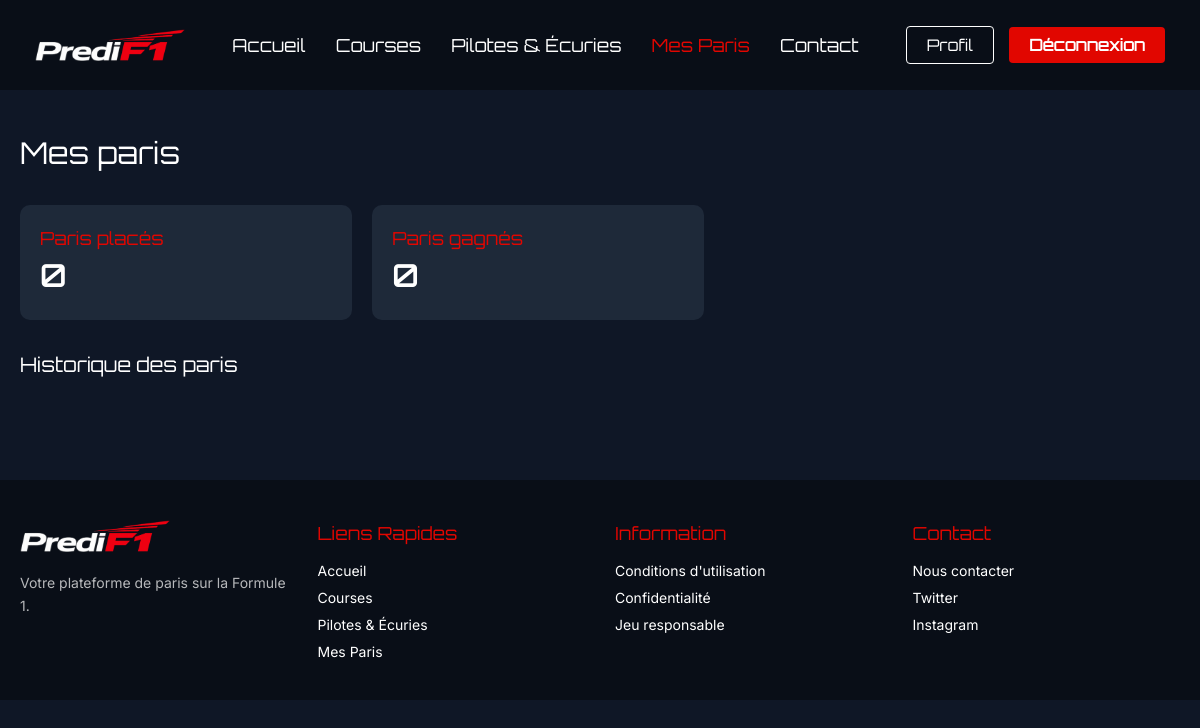
Page /?action=historique-paris (signed in) on the earlier database version.
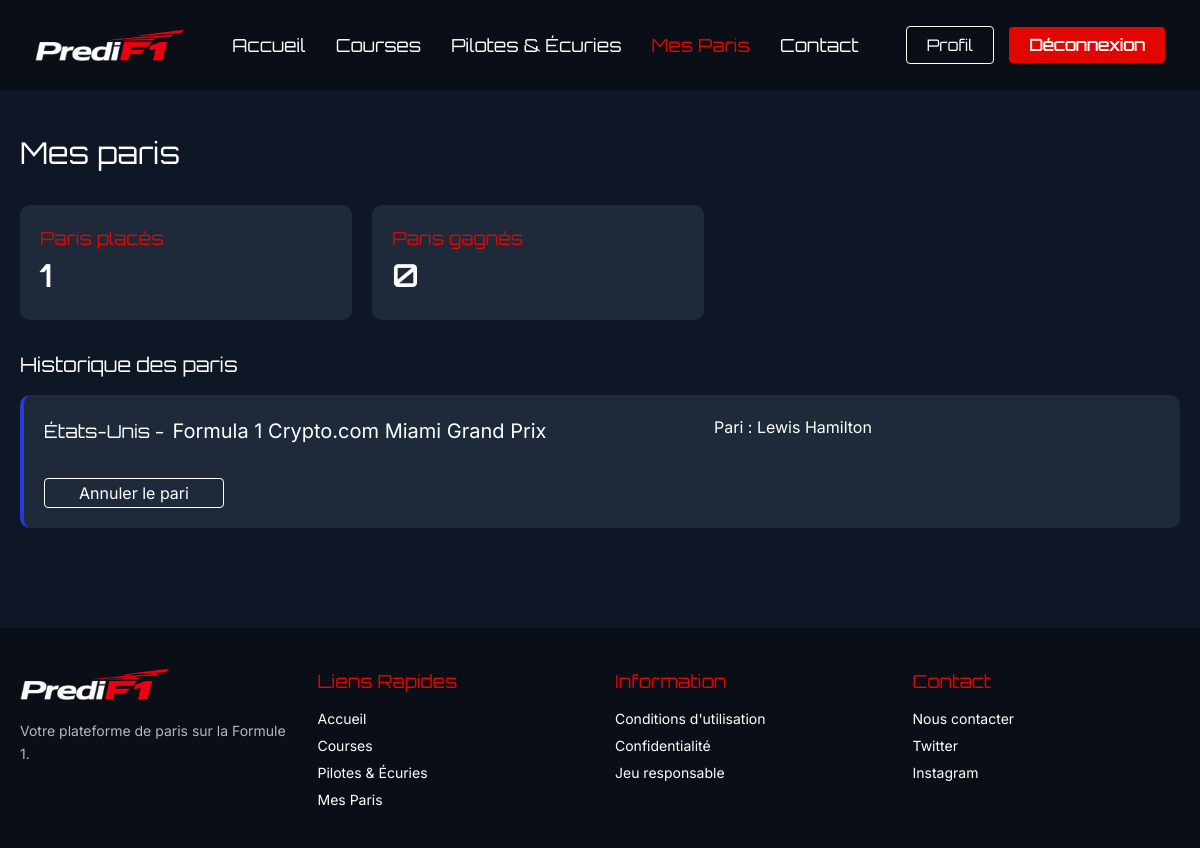
Same page on the later database version.
### tables this page shows
CREATE TABLE `BET` (
  `id` int(11) NOT NULL,
  `date_` datetime DEFAULT NULL,
  `idDriver` int(11) NOT NULL,
  `idRace` int(11) NOT NULL,
  `idUser` int(11) NOT NULL
);

CREATE TABLE `RACE` (
  `id` int(11) NOT NULL,
  `name` varchar(100) DEFAULT NULL,
  `country` varchar(100) DEFAULT NULL,
  `circuitKey_api` int(11) NOT NULL,
  `idWinner` int(11) DEFAULT NULL,
  `gpStart` date DEFAULT NULL,
  `gpEnd` date DEFAULT NULL,
  `raceStart` datetime DEFAULT NULL,
  `picture` varchar(255) DEFAULT NULL,
  `status` varchar(20) DEFAULT 'scheduled'
);

CREATE TABLE `DRIVER` (
  `id` int(11) NOT NULL,
  `name` varchar(100) NOT NULL,
  `firstName` varchar(100) DEFAULT NULL,
  `number_api` int(11) NOT NULL,
  `picture` varchar(255) DEFAULT NULL,
  `idTeam` int(11) NOT NULL
);

### app/controller/UserController.php (called while the page is built, shortened)
<?php
class UserController extends Controller {
    private $betModel;
    public function __construct() {
        $this->betModel = new BetModel();
    }
    public function betHistory() {
        try {
            $bets = $this->betModel->getAllByUser($_SESSION['user_id']);
        } catch (Exception $e) {
            $this->catchError($e);
            return;
        }
        $totalBets = count($bets);
        $wonBets = count(array_filter($bets, fn($bet) => $bet['won'] === 1));
        require RACINE . "/app/view/layout/header.php";
        require RACINE . '/app/view/user/betHistory.php';
        require RACINE . "/app/view/layout/footer.php";
    }
}

### index.php (called while the page is built, shortened)
<?php
$route = new Route();
$route->dispatch();

### app/model/Database.php (called while the page is built, shortened)
<?php
class Database {
    private static ?Database $instance = null;
    private PDO $connection;
    private function __construct(){
        try {
            $this->connection = new PDO(
                "mysql:host=" . $_ENV['DB_HOST'] . ";port=" . $_ENV['DB_PORT'] . ";dbname=" . $_ENV['DB_NAME'],
                $_ENV['DB_USER'],
                $_ENV['DB_PASSWORD']
            );
        } catch (PDOException $e) {
            throw new Exception("Erreur de connexion à la base de données");
        }
    }
    public static function getInstance(): Database {
        if (self::$instance === null){
            self::$instance = new self();
        }
        return self::$instance;
    }
    public function getConnection(): PDO {
        return $this->connection;
    }
}

### app/model/Model.php (called while the page is built, shortened)
<?php
abstract class Model {
    public function __construct() {
        $this->db = Database::getInstance()->getConnection();
    }
}

### app/model/BetModel.php (called while the page is built, shortened)
<?php
class BetModel extends Model {
    public function getAllByUser($id) {
        try {
            $query = "SELECT BET.id, BET.date_,
                    RACE.name AS nameRace, RACE.country,
                    RACE.status,
                    DRIVER.number_api, DRIVER.name AS nameDriver, DRIVER.firstName,
                    winDriver.firstName AS winnerFirstName,
                    winDriver.name AS winnerName,
                    CASE WHEN BET.idDriver = RACE.idWinner THEN 1 ELSE 0 END AS won /* Compare le pilote parié avec le vainqueur */
                    FROM BET
                    JOIN RACE ON BET.idRace = RACE.id
                    JOIN DRIVER ON BET.idDriver = DRIVER.id
                    LEFT JOIN DRIVER AS winDriver ON RACE.idWinner = winDriver.id /* Vainqueur de la course pariée */
                    WHERE BET.idUser = :idUser
                    ORDER BY BET.date_ DESC";
            $stmt = $this->db->prepare($query);
            $stmt->bindParam(':idUser', $id);
            $stmt->execute();
            return $stmt->fetchAll(PDO::FETCH_ASSOC);
        } catch (PDOException $e) {
            throw new Exception('Erreur BDD getAllByUser : ' . $e->getMessage());
        }
    }
}

### app/view/user/betHistory.php (the view, shortened to what this page needs)
<section class="bets">
    <h1>Mes paris</h1>
    <div class="bets-stats">
        <div class="bets-won">
            <h2>Paris placés</h2>
            <p><?= htmlspecialchars($totalBets, ENT_QUOTES, 'UTF-8') ?></p>
        </div>
        <div class="bets-won">
            <h2>Paris gagnés</h2>
            <p><?= htmlspecialchars($wonBets, ENT_QUOTES, 'UTF-8') ?></p>
        </div>
    </div>
        <div class="bets-history">
            <h2>Historique des paris</h2>
            <?php foreach($bets as $bet) : ?>
            <?php  if($bet['status'] === 'scheduled') {
                    $betClass = 'bet-pending';
                } elseif($bet['status'] === 'cancelled') {
                    $betClass = 'bet-cancelled';
                } elseif($bet['won'] === 1) {
                    $betClass = 'bet-won';
                } else {
                    $betClass = 'bet-lost';
                }?>
                <article class="bet-card <?= $betClass ?>">
                    <div class="bet-country">
                        <h3 class="bet-country-name"><?= htmlspecialchars($bet['country'], ENT_QUOTES, 'UTF-8') ?></h3>
                        <p class="bet-race-name"><?= htmlspecialchars($bet['nameRace'], ENT_QUOTES, 'UTF-8') ?></p>
                    </div>
                    <div class="bet-driver">
                    <?php if($bet['status'] === 'scheduled') : ?>
                        <p>Pari : <?= htmlspecialchars($bet['firstName'], ENT_QUOTES, 'UTF-8') ?>
                        <?= htmlspecialchars($bet['nameDriver'], ENT_QUOTES, 'UTF-8') ?></p>
                    <?php elseif($bet['status'] === 'finished') : ?>
                        <p>Vainqueur : <?= htmlspecialchars($bet['winnerFirstName'], ENT_QUOTES, 'UTF-8') ?>
                        <?= htmlspecialchars($bet['winnerName'], ENT_QUOTES, 'UTF-8') ?></p>
                    <?php endif; ?>
                    </div>
                    <?php if($bet['status'] === 'scheduled') : ?>
                            <button onclick="confirmDelete('?action=supprimer-pari&id=<?= $bet['id'] ?>')"
                            class="btn-delete">
                                Annuler le pari
                            </button>
                        <?php endif; ?>
                </article>
            <?php endforeach; ?>
        </div>
</section>

Differences in the rows shown:
added bet: idRace.country "États-Unis", idRace.name "Formula 1 Crypto.com Miami Grand Prix", idDriver.firstName "Lewis", idDriver.name "Hamilton"
Other differences:
$totalBets: "0" → "1"
